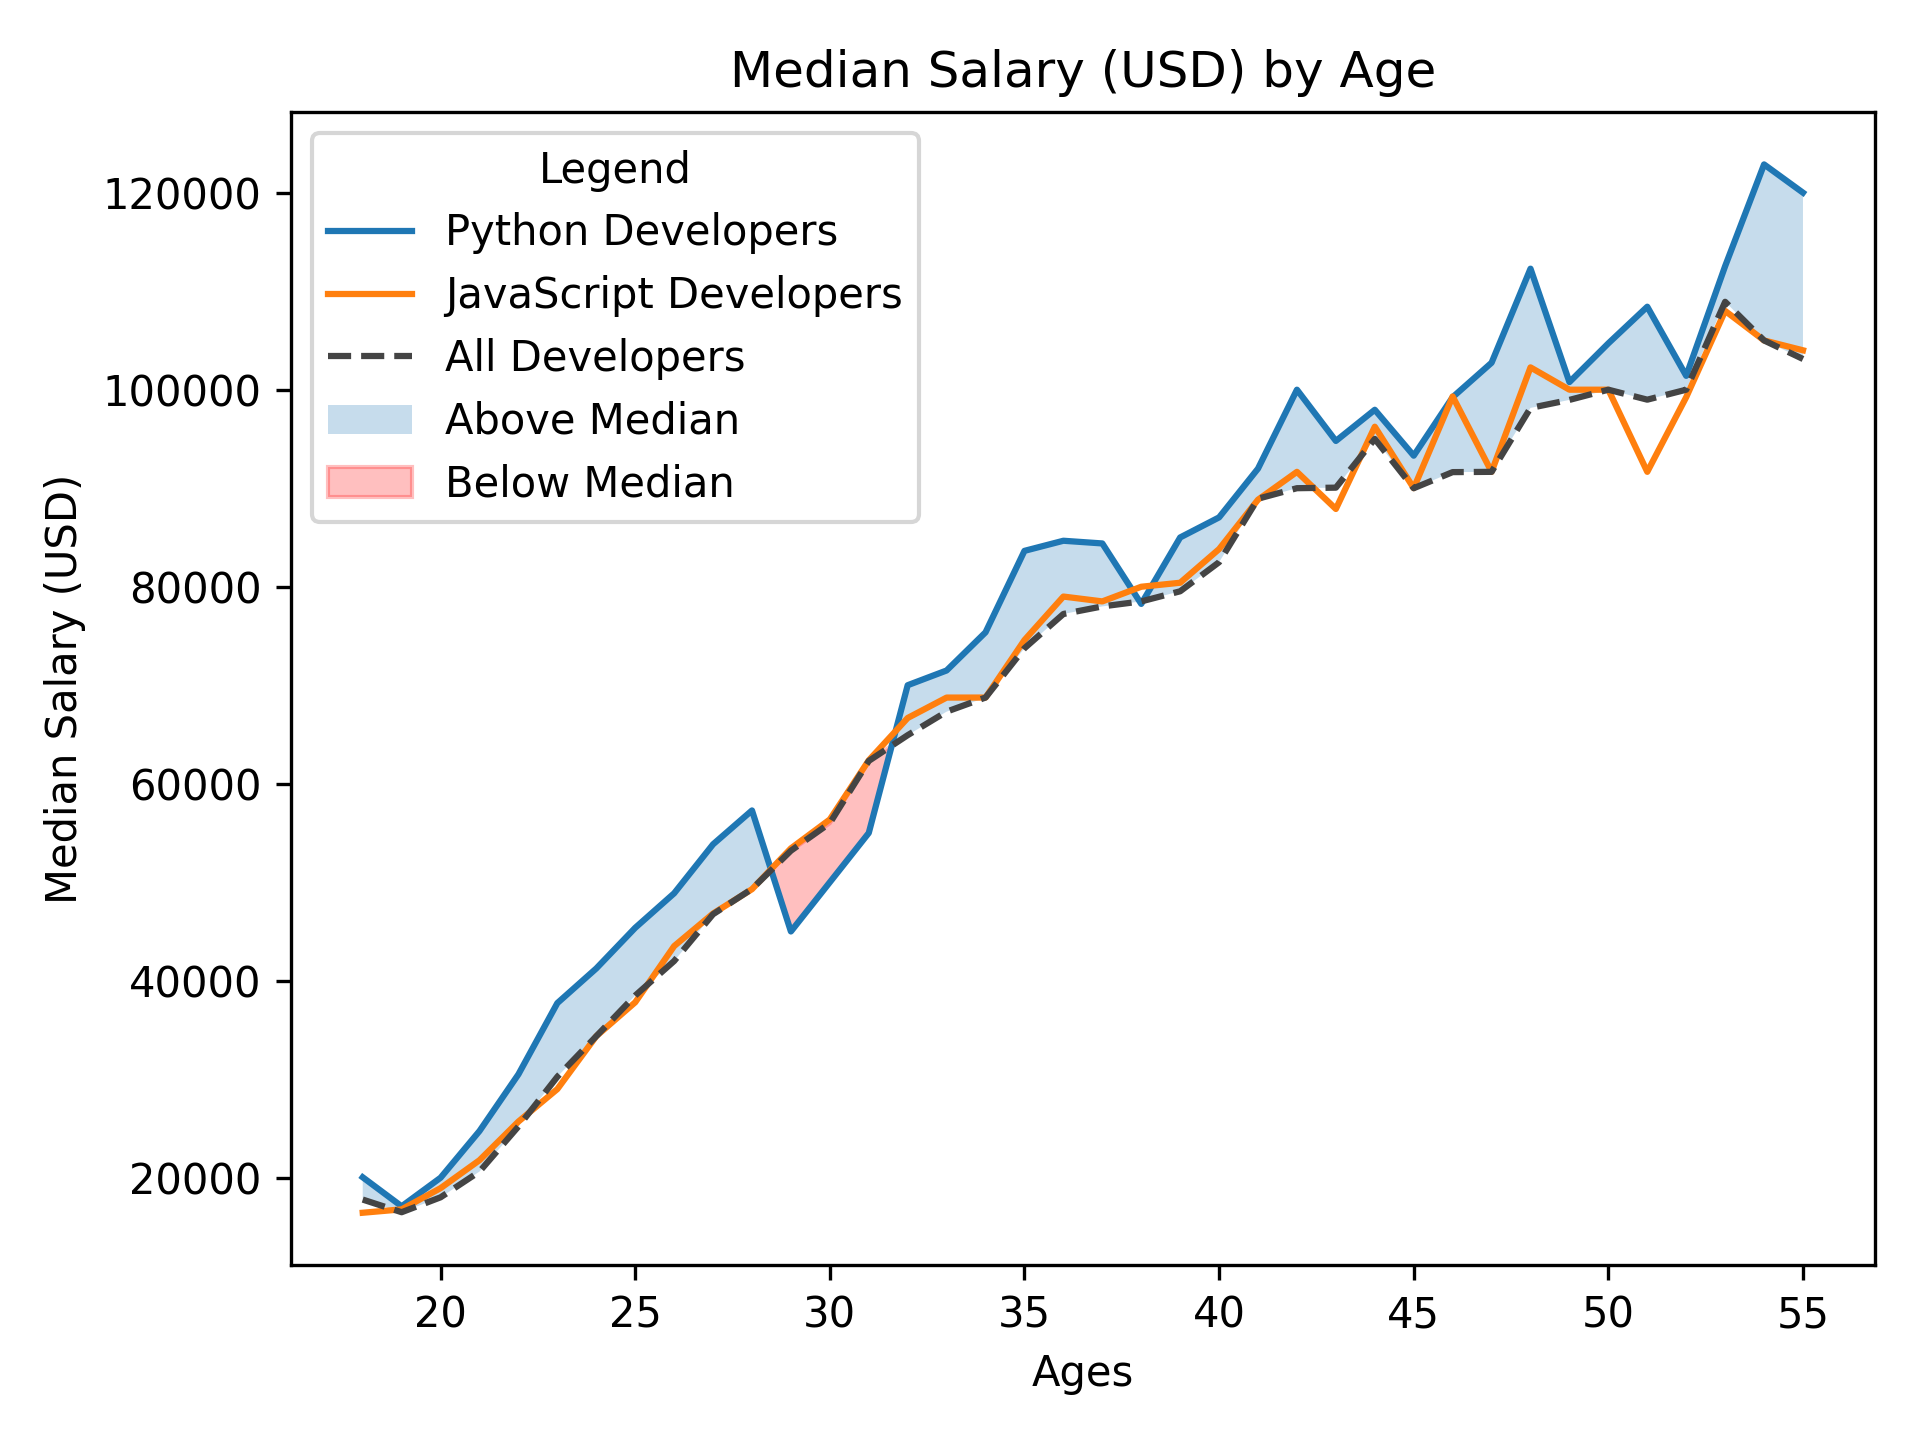

Generate this figure with Python:
# Importing necesssary libraries
import matplotlib.pyplot as plt
import pandas as pd

# Defining values
data = pd.read_csv('lineplot_data.csv')
ages = data['Age']
dev_sal = data['All_Devs']
py_sal = data['Python']
js_sal = data['JavaScript']
ovr_median = 57287

# Adding Theme to graph
plt.style.use('default')

# PLotting graph
plt.plot(ages, py_sal, label='Python Developers')
plt.plot(ages, js_sal, label='JavaScript Developers')
plt.plot(ages, dev_sal, color='#444444', linestyle='--', label='All Developers')

# Fill between plots
plt.fill_between(ages, py_sal, dev_sal, where=(py_sal>dev_sal),
                  interpolate=True, alpha=0.25, label='Above Median')
plt.fill_between(ages, py_sal, dev_sal, where=(py_sal<=dev_sal),
                  interpolate=True, color='red', alpha=0.25,
                  label='Below Median')

# Adding labels to graph
plt.xlabel('Ages')
plt.ylabel('Median Salary (USD)')
plt.title('Median Salary (USD) by Age')

# Adding legend to graph
plt.legend(title='Legend')

# Adjust some padding to graph
plt.tight_layout()

# Saving graph as png
plt.savefig('line_plot.png', dpi=300)

# Showing graph as output
plt.show()
